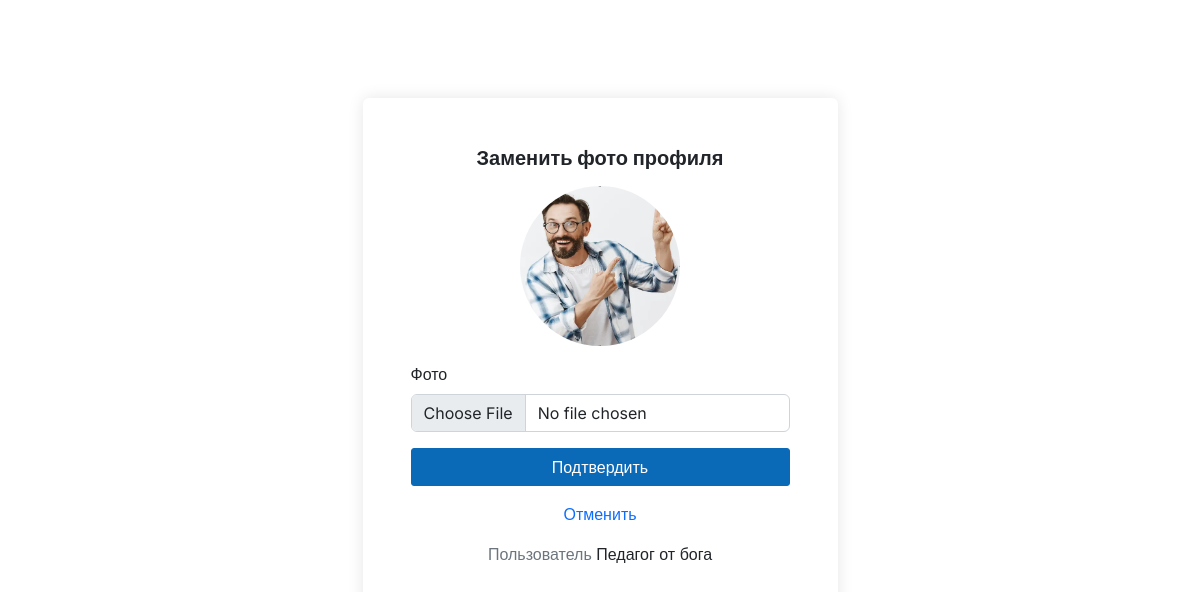
The page /changePhotoPrompt/ (signed in) on the database as committed earlier.
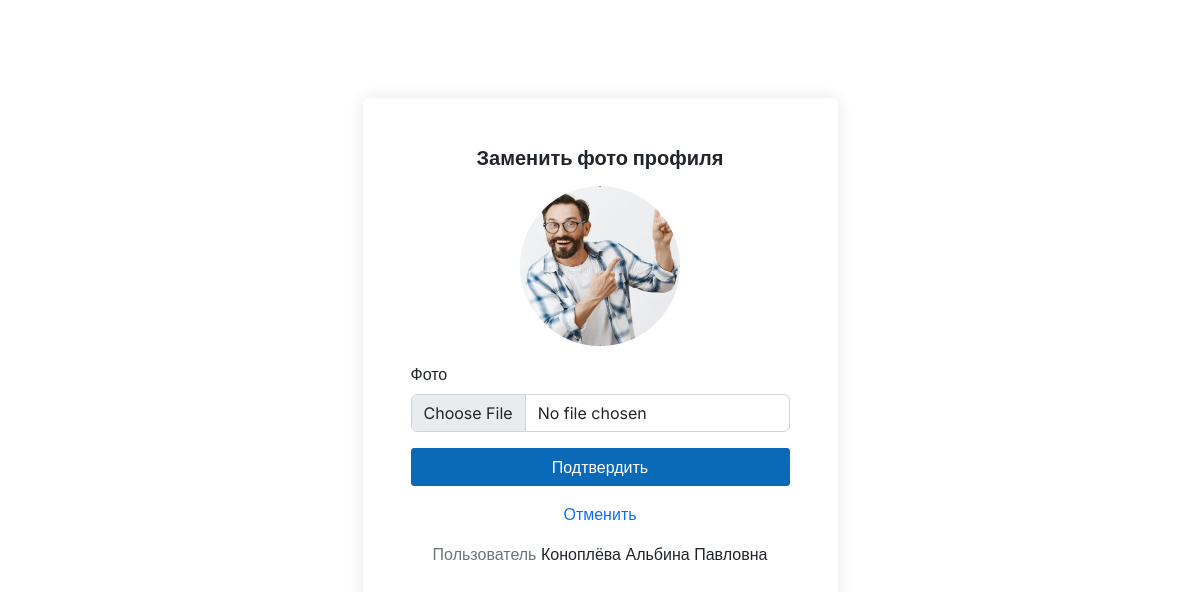
The same page on the database as committed later.
### main/models.py (models this page shows, shortened)
class Faculty(models.Model):
    faculty_id = models.IntegerField(primary_key=True)
    name = models.CharField(max_length=100, null=False)
    email = models.EmailField(max_length=100, null=True, blank=True)
    password = models.CharField(max_length=255, null=False)
    department = models.ForeignKey(
        'Department', on_delete=models.CASCADE, null=False, related_name='faculty')
    role = models.CharField(
        default="Faculty", max_length=100, null=False, blank=True)
    photo = models.ImageField(upload_to='profile_pics', blank=True,
                              null=False, default='profile_pics/default_faculty.png')
    class Meta:
        verbose_name_plural = 'Faculty'

### main/views.py (the view)
# urls.py: path('changePhotoPrompt/', views.changePhotoPrompt, name='changePhotoPrompt'),
def changePhotoPrompt(request):
    if request.session.get('student_id'):
        student = Student.objects.get(student_id=request.session['student_id'])
        return render(request, 'main/changePhoto.html', {'student': student})
    elif request.session.get('faculty_id'):
        faculty = Faculty.objects.get(faculty_id=request.session['faculty_id'])
        return render(request, 'main/changePhotoFaculty.html', {'faculty': faculty})
    else:
        return redirect('std_login')

### main/templates/main/changePhotoFaculty.html (shortened to what this page needs)
{% load static %}
<!DOCTYPE html>
<html lang="en">
   <head>
      <link rel="stylesheet" href="{% static 'styles/bootstrap.min.css' %}">
      <link rel="stylesheet" href="{% static 'styles/style.css' %}">
   </head>
   <body>
      <div class="container">
         <div style="min-height:85vh" class="row justify-content-center align-items-center">
            <div class="col-lg-5 col-sm-12 p-5 rounded shadow">
               <form action="{% url 'changePhotoFaculty' %}" method="post" enctype="multipart/form-data">
                  <div class="text-center">
                     <h5 class="mb-3 fw-bold">Заменить фото профиля</h5>
                  </div>
                  <div class="my-3 text-center">
                     <img src="/media/{{faculty.photo}}" alt="image" class="rounded-circle" style="height: 10rem ; width:10rem">
                  </div>
                  <div class="mb-3">
                     <label for="photo" class="form-label ">Фото</label>
                     <input type="file" class="form-control" id="photo" name="photo" required>
                  </div>
                  <div class="d-grid">
                     <button type="submit" class="btn btn-primary">Подтвердить</button>
                  </div>
                  <div class="text-center mt-3">
                     <a href="{% url 'profile' faculty.faculty_id %}">Отменить</a>
                  </div>
               </form>
               <p class="text-center mt-3"> <span class="text-muted">Пользователь</span>  {{faculty.name}}</p>
            </div>
         </div>
      </div>
   </body>
</html>

Rows that differ between the two databases and show on the page:
changed Faculty: name "Педагог от бога" → "Коноплёва Альбина Павловна"
